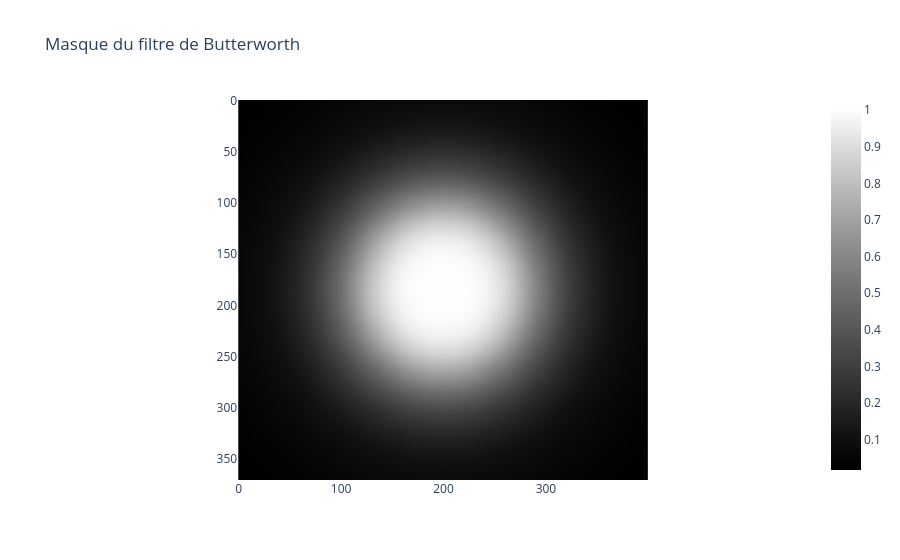

The cell this chart's notebook holds for it:
### Code cell
lx = np.linspace(-w/2 + 0.5, w/2 - 0.5, w)
ly = np.linspace(-h/2 + 0.5, h/2 - 0.5, h)
u, v = np.meshgrid(lx, ly)

d = np.sqrt(u**2 + v**2)

p = 2
nc = 100
H = 1 / (1 + (d / nc)**(2 * p))

px.imshow(H, title="Masque du filtre de Butterworth", color_continuous_scale='gray').show()

### Figure 1 — Plotly figure (JSON) as saved in the notebook; plotly's stock layout.template omitted (floating-point values rounded to 4 significant figures; data arrays with more than 128 entries replaced by an {"elided": "..."} marker saying what was removed)
{"data": [{"coloraxis": "coloraxis", "hovertemplate": "x: %{x}<br>y: %{y}<br>color: %{z}<extra></extra>", "name": "0", "type": "heatmap", "xaxis": "x", "yaxis": "y", "z": {"elided": "371x400 float values"}}], "layout": {"coloraxis": {"colorscale": [[0, "rgb(0, 0, 0)"], [0.09091, "rgb(16, 16, 16)"], [0.1818, "rgb(38, 38, 38)"], [0.2727, "rgb(59, 59, 59)"], [0.3636, "rgb(81, 80, 80)"], [0.4545, "rgb(102, 101, 101)"], [0.5455, "rgb(124, 123, 122)"], [0.6364, "rgb(146, 146, 145)"], [0.7273, "rgb(171, 171, 170)"], [0.8182, "rgb(197, 197, 195)"], [0.9091, "rgb(224, 224, 223)"], [1, "rgb(254, 254, 253)"]]}, "title": {"text": "Masque du filtre de Butterworth"}, "xaxis": {"anchor": "y", "constrain": "domain", "domain": [0, 1], "scaleanchor": "y"}, "yaxis": {"anchor": "x", "autorange": "reversed", "constrain": "domain", "domain": [0, 1]}}}
